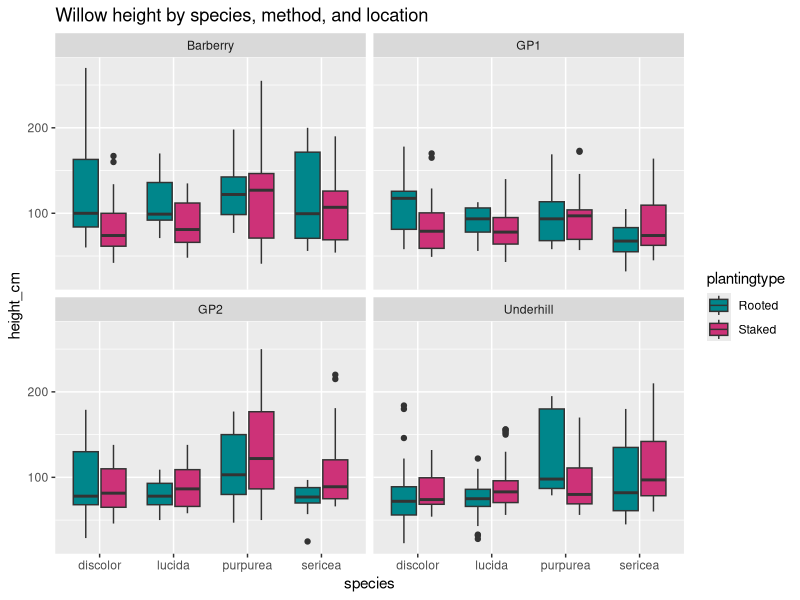
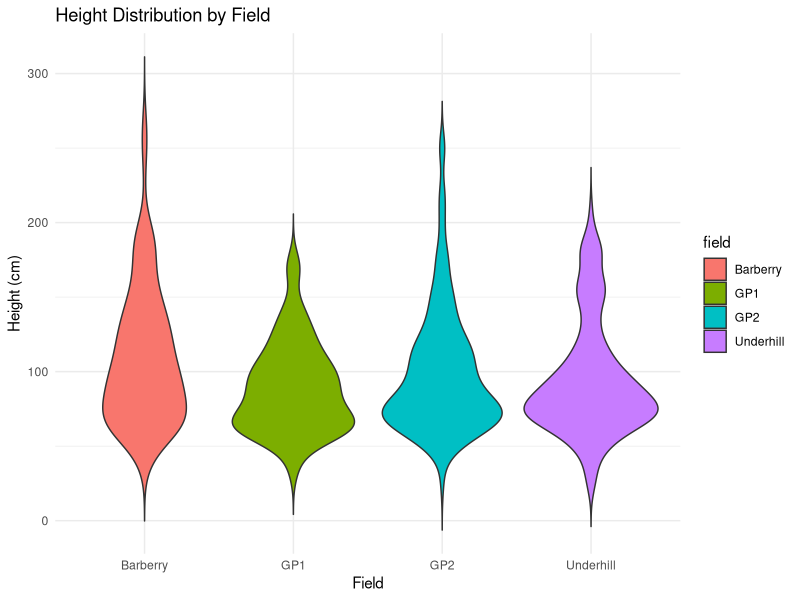
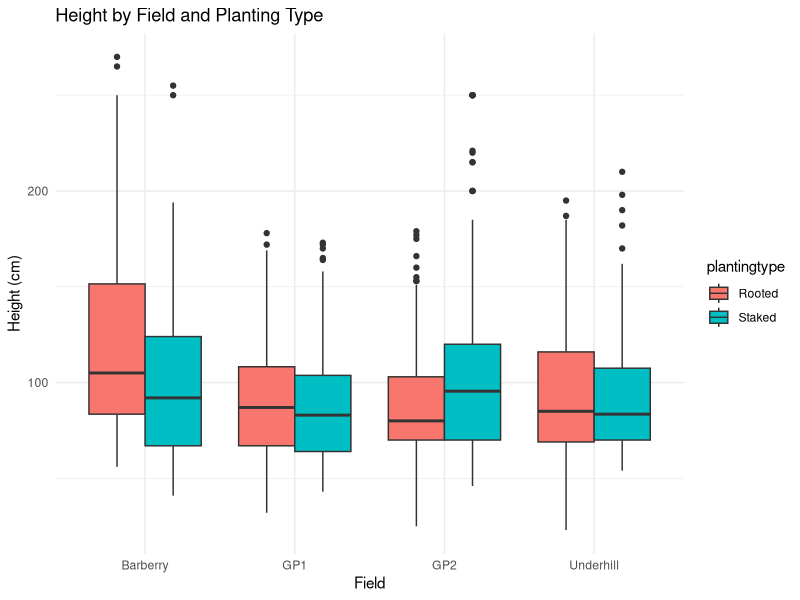
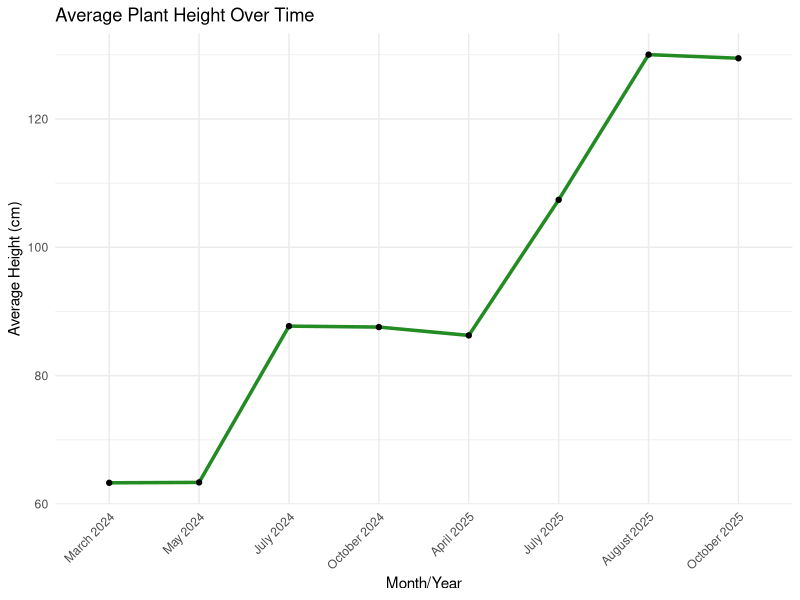
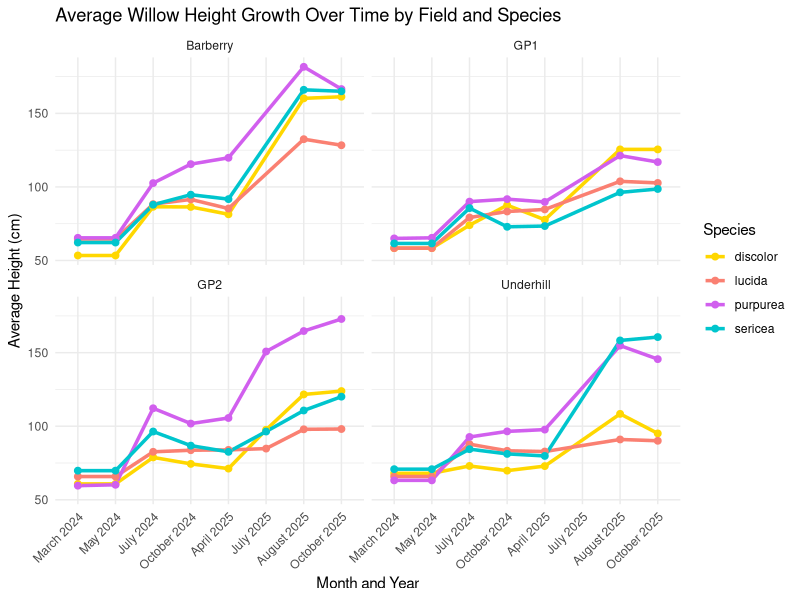
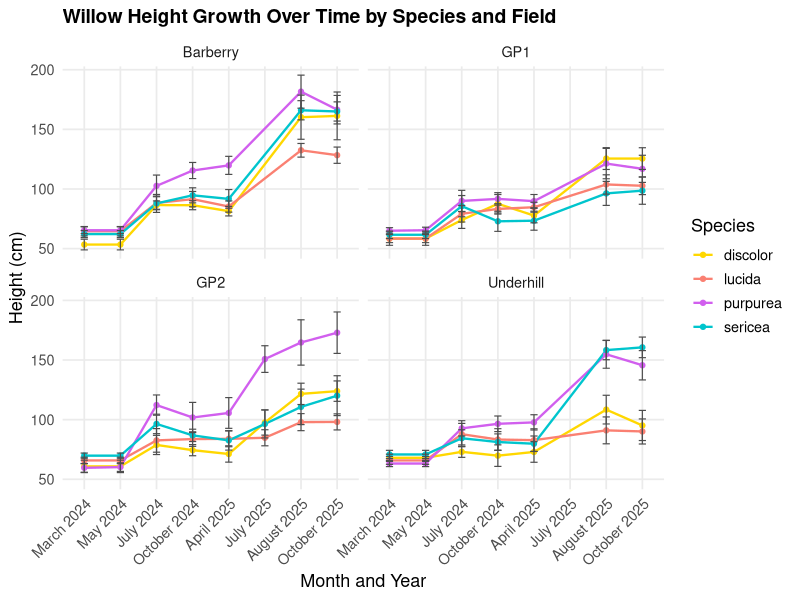
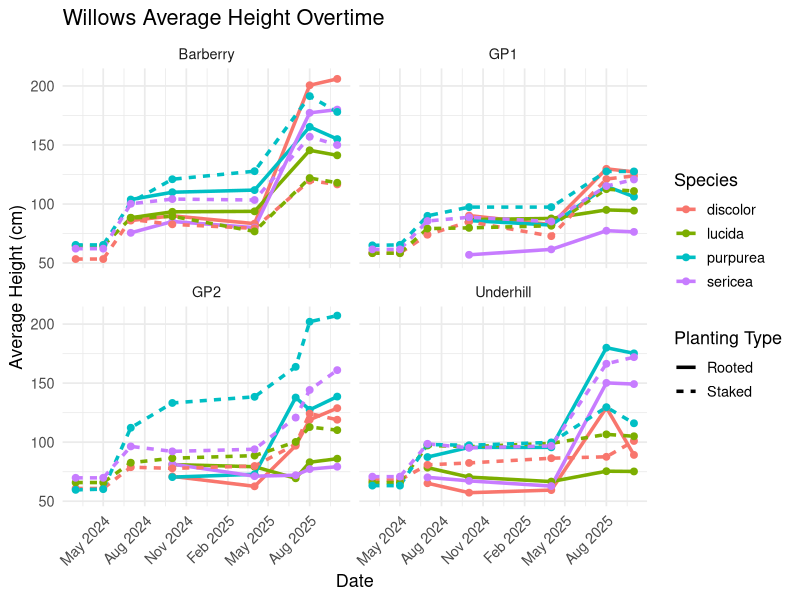
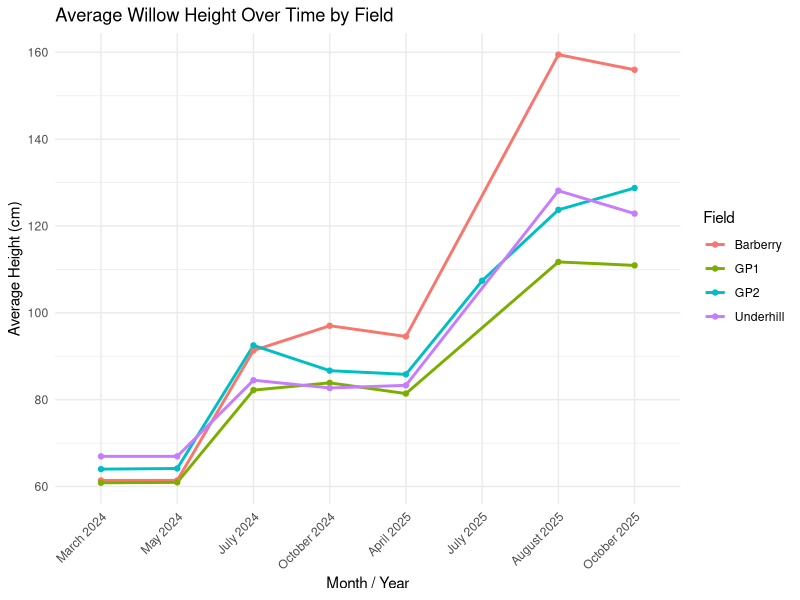

The R source for these figures, in order:
# Set location to read in data
setwd("C:/Users/leahm/OneDrive/Desktop/Trustees/R Studio")

# Read in data
willowperform <- read.csv("Willow Performance Data(TidyData).csv")

# Add libraries (first is for plots, second is for editing data)
library(ggplot2)
library(dplyr)
library(tidyverse)


# New column combining month and year
willowperform$month_year <- paste(willowperform$month, willowperform$year)


# Remove unnecessary columns
willowperform <- willowperform %>%
  select(-protected, -death, -browse, -X, -X.1)


# Plot: Willow height by all factors
ggplot(willowperform, aes(x = species, y = height_cm, fill = plantingtype)) +
  geom_boxplot() +
  facet_wrap(~ field) +
  scale_fill_manual(
    values = c("Rooted" = "turquoise4", "Staked" = "violetred3")) +
  labs(title = "Willow height by species, method, and location")


# Plot: Violin graph of height distribution by field
ggplot(willowperform, aes(x = field, y = height_cm, fill = field)) +
  geom_violin(trim = FALSE) +
  labs(title = "Height Distribution by Field",
       x = "Field", y = "Height (cm)") +
  theme_minimal()


# Plot: Height by field and planting type
ggplot(willowperform, aes(x = field, y = height_cm, fill = plantingtype)) +
  geom_boxplot(position = position_dodge()) +
  labs(title = "Height by Field and Planting Type",
       x = "Field", y = "Height (cm)") +
  theme_minimal()


# GROWTH OVER TIME


# Reorder
month_year_order <- c("March 2024", "May 2024", "July 2024", "October 2024", 
                      "April 2025","July 2025", "August 2025", "October 2025")

# Fix month order
willowperform <- willowperform %>%
  mutate(month_year = factor(month_year, levels = month_year_order))

# BY HEIGHT

# Summarize data
willow_summary <- willowperform %>%
  group_by(month_year) %>%
  summarise(mean_height = mean(height_cm, na.rm = TRUE))

# Plot: Height overtime
ggplot(willow_summary, aes(x = month_year, y = mean_height, group = 1)) +
  geom_line(color = "forestgreen", linewidth = 1.2) +
  geom_point() +
  labs(title = "Average Plant Height Over Time",
       x = "Month/Year", y = "Average Height (cm)") +
  theme_minimal() +
  theme(axis.text.x = element_text(angle = 45, hjust = 1))



# Plot: Average Height overtime by field and species
ggplot(willowperform, aes(x = month_year, y = height_cm, 
                          color = species, group = species)) +
  stat_summary(fun = mean, geom = "line", size = 1.2) +    
  # average height per time point
  stat_summary(fun = mean, geom = "point", size = 2) +     
  # optional: add points
  facet_wrap(~ field) + 
  scale_color_manual(values = c( "discolor"= "gold",
                                 "lucida" = "salmon",
                                 "purpurea" = "mediumorchid2",
                                 "sericea"  = "turquoise3")) +
  labs(title = "Average Willow Height Growth Over Time by Field and Species",
       x = "Month and Year",
       y = "Average Height (cm)",
       color = "Species") +
  theme_minimal() +
  theme(axis.text.x = element_text(angle = 45, hjust = 1))



# Define standard error function for error bars
se_function <- function(x) {
  sd(x, na.rm = TRUE) / sqrt(length(x[!is.na(x)]))
}

# Plot: Willow Height Growth Over Time by Species and Field
ggplot(willowperform, aes(x = month_year, y = height_cm,
                          color = species,
                          group = interaction(species, field))) +
  
  # Mean line
  stat_summary(fun = mean, geom = "line", size = 0.8) +
  
  # Mean point
  stat_summary(fun = mean, geom = "point", size = 1.5) +
  
  # Error bars (± SE)
  stat_summary(fun.data = function(y) {
    data.frame(
      y = mean(y, na.rm = TRUE),
      ymin = mean(y, na.rm = TRUE) - se_function(y),
      ymax = mean(y, na.rm = TRUE) + se_function(y)
    )
  }, geom = "errorbar", width = 0.2, aes(color = NULL), color = "grey30", size = 0.4) +
scale_color_manual(values = c(
  "discolor"= "gold",
  "lucida" = "salmon",
  "purpurea" = "mediumorchid2",
  "sericea"  = "turquoise3"
)) +
  
  labs(title = "Willow Height Growth Over Time by Species and Field",
       x = "Month and Year",
       y = "Height (cm)",
       color = "Species") +
  
  theme_minimal(base_size = 13) +
  facet_wrap(~ field) +
  theme(
    panel.grid.minor = element_blank(),
    axis.text.x = element_text(angle = 45, hjust = 1),
    legend.position = "right",
    plot.title = element_text(face = "bold", size = 14)
  )



# Adding library to fix date
library(lubridate)

# Turn month and year into a readable date
willowperform <- willowperform %>%
  mutate(date_real = ymd(paste(year, month, "01")))

# Plot: Willows Average Height Overtime (Correctly spaced out)
ggplot(willowperform, aes(
  x = date_real,
  y = height_cm,
  color = species,
  linetype = plantingtype,
  group = interaction(species, plantingtype)
)) +
  stat_summary(fun = mean, geom = "line", size = 1.2) +
  stat_summary(fun = mean, geom = "point", size = 2) +
  facet_wrap(~ field) +
  scale_x_date(date_labels = "%b %Y", date_breaks = "3 months") +
  labs(title = "Willows Average Height Overtime",
    x = "Date",
    y = "Average Height (cm)",
    color = "Species",
    linetype = "Planting Type"
  ) +
  theme_minimal(base_size = 13) +
  theme(axis.text.x = element_text(angle = 45, hjust = 1))






# Summarize data by height & field
height_field <- willowperform %>%
  group_by(month_year, field) %>%
  summarise(mean_height = mean(height_cm, na.rm = TRUE))

# Plot: Average height overtime by field
ggplot(height_field, aes(x = month_year, y = mean_height, 
                         color = field, group = field)) +
  geom_line(size = 1) +
  geom_point() +
  labs(
    title = "Average Willow Height Over Time by Field",
    x = "Month / Year",
    y = "Average Height (cm)",
    color = "Field"
  ) +
  theme_minimal() +
  theme(axis.text.x = element_text(angle = 45, hjust = 1))



# Summarize data by height and planting type
height_type <- willowperform %>%
  group_by(month_year, plantingtype) %>%
  summarise(mean_height = mean(height_cm, na.rm = TRUE))

# Plot: Height by planting type
ggplot(height_type, aes(x = month_year, y = mean_height, 
                        color = plantingtype, group = plantingtype)) +
  geom_line(size = 1) +
  geom_point() +
  labs(
    title = "Average Willow Height Over Time by Planting Type",
    x = "Month / Year",
    y = "Average Height (cm)",
    color = "Planting Type"
  ) +
  theme_minimal() +
  theme(axis.text.x = element_text(angle = 45, hjust = 1))



# BY STEM COUNT


# Summarize data by stems & field
stems_field <- willowperform %>%
  group_by(month_year, field) %>%
  summarise(mean_stems = mean(stems, na.rm = TRUE))

# Plot: Stems by field overtime
ggplot(stems_field, aes(x = month_year, y = mean_stems, 
                        color = field, group = field)) +
  geom_line(size = 1) +
  geom_point() +
  labs(
    title = "Average Number of Stems Over Time by Field",
    x = "Month / Year",
    y = "Average Number of Stems",
    color = "Field"
  ) +
  theme_minimal() +
  theme(axis.text.x = element_text(angle = 45, hjust = 1))


# Summarize data by stems & planting type
stems_type <- willowperform %>%
  group_by(month_year, plantingtype) %>%
  summarise(mean_stems = mean(stems, na.rm = TRUE))

# Plot: Stems by planting type overtime
ggplot(stems_type, aes(x = month_year, y = mean_stems, 
                       color = plantingtype, group = plantingtype)) +
  geom_line(size = 1) +
  geom_point() +
  labs(
    title = "Average Number of Stems Over Time by Planting Type",
    x = "Month / Year",
    y = "Average Number of Stems",
    color = "Planting Type"
  ) +
  theme_minimal() +
  theme(axis.text.x = element_text(angle = 45, hjust = 1))


# AGE

# Fix date column to classify as date
willowperform$date <- as.Date(willowperform$date, format = "%m/%d/%Y")

### New table with planting dates. ----
start_dates <- willowperform %>%
  group_by(field, plantingtype, species) %>%
  summarise(start_date = min(date, na.rm = TRUE)) %>%
  ungroup()

# New table combining age dates
willow_age <- willowperform %>%
  left_join(start_dates, by = c("field", "species", "plantingtype"))

# Calculating age by days, weeks, and months
willow_age <- willow_age %>%
  mutate(age_days = as.numeric(difftime(date, start_date, units = "days")),
         age_weeks = age_days / 7,
         age_months = age_days / 30.44)

# Plot: Height by age (weeks)
ggplot(willow_age, aes(x = age_weeks, y = height_cm,
                       color = species, linetype = plantingtype)) +
  stat_summary(fun = mean, geom = "line", size = 1.2) +
  facet_wrap(~ field) +
  labs(title = "Willow Height Growth by Age (Weeks)",
       x = "Age (weeks since first measurement)",
       y = "Height (cm)",
       color = "Species",
       linetype = "Planting Type") +
  theme_minimal(base_size = 13)

